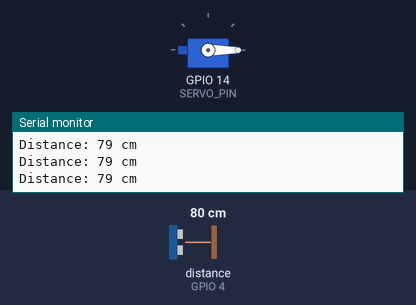
A sketch run on a simulated ESP8266 (NodeMCU). On the bench: servo, the last lines printed to the serial monitor. Wiring (inferred from the names in the program): ultrasonic range finder: trigger GPIO 5; echo GPIO 4. Inputs (shaded band) come from the test bench; at power-on: distance to the obstacle (sensor on GPIO 4) 80 cm. The echo pulse lasts 58.3 µs per cm; WiFi joins after 1.5 s; servers stay silent unless stated.

Above: at 3.0 s.
3.1 s: distance to the obstacle (sensor on GPIO 4) set to 17 cm
4.6 s: distance to the obstacle (sensor on GPIO 4) set to 14 cm
At 5.1 s:
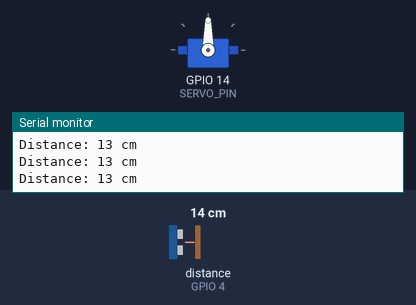
6.1 s: distance to the obstacle (sensor on GPIO 4) set to 18 cm
At 8.8 s:
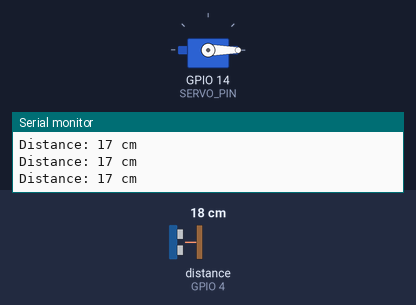
9.1 s: distance to the obstacle (sensor on GPIO 4) set to 2 cm
At 10.0 s:
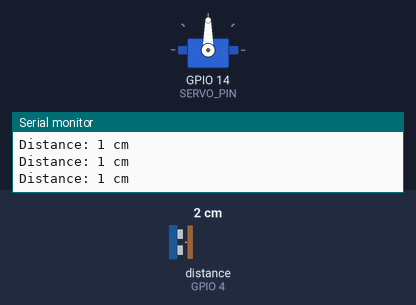
Timing chart, 0 to 11.6 s (numbered marks = the images above; inputs shaded):
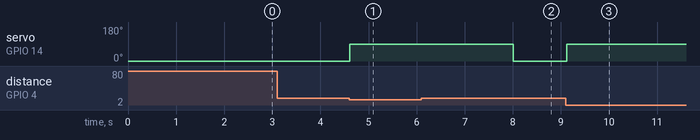

Measured:
- the behaviour switches between 16 and 15 cm on distance to the obstacle (sensor on GPIO 4) (found by bisection; images 0 and 1)
- after the input at 4.6 s, servo on GPIO 14 (SERVO_PIN): 0° → 90° at once
- after the input at 6.1 s, servo on GPIO 14 (SERVO_PIN): 90° → 0° after 1.9 s
- after the input at 9.1 s, servo on GPIO 14 (SERVO_PIN): 0° → 90° at once

The sketch:

sketch_nov1a.ino
```cpp
#define BLYNK_TEMPLATE_ID "TMPL6EbX11fkb"
#define BLYNK_TEMPLATE_NAME "thungractm"
#define BLYNK_AUTH_TOKEN "SPjSUuyqRAa-Ysmc0C7DbPkqihlLvtuQ"

#include <BlynkSimpleEsp8266.h>
#include <Servo.h>

// Thông tin WiFi và Blynk
char auth[] = "SPjSUuyqRAa-Ysmc0C7DbPkqihlLvtuQ"; // Mã Auth từ Blynk
char ssid[] = "GwaHwang";  // Tên WiFi
char pass[] = "12345678";  // Mật khẩu WiFi

// Định nghĩa các chân kết nối
#define TRIG_PIN 5    // GPIO 5 (D1)
#define ECHO_PIN 4    // GPIO 4 (D2)
#define SERVO_PIN 14  // GPIO 14 (D5)

// Khởi tạo đối tượng Servo
Servo servoMotor;

long duration, distance;
unsigned long previousMillis = 0;
unsigned long autoMillis = 0;
unsigned char autoTrigger = 0;

// **Điều khiển nút V1**
BLYNK_WRITE(V1) {
  int buttonState = param.asInt(); // Đọc trạng thái nút từ Blynk
  if (buttonState == 1) {
    servoMotor.write(90); // Mở nắp (90 độ)
    Blynk.virtualWrite(V2, 255); // Bật LED trên Blynk
    Blynk.virtualWrite(V3, "Lid Opened"); // Cập nhật trạng thái
  } else {
    servoMotor.write(0); // Đóng nắp (0 độ)
    Blynk.virtualWrite(V2, 0); // Tắt LED trên Blynk
    Blynk.virtualWrite(V3, "Lid Closed"); // Cập nhật trạng thái
  }
}

void setup() {
  Serial.begin(115200);           // Khởi tạo giao tiếp Serial để debug
  Blynk.begin(auth, ssid, pass);  // Khởi động kết nối Blynk

  pinMode(TRIG_PIN, OUTPUT);      // Đặt chân Trig là OUTPUT
  pinMode(ECHO_PIN, INPUT);       // Đặt chân Echo là INPUT
  servoMotor.attach(SERVO_PIN);   // Gắn servo vào chân GPIO 14 (D5)
  servoMotor.write(0);            // Vị trí ban đầu của servo là đóng (0 độ)
}

void loop() {
  Blynk.run();  // Đảm bảo Blynk hoạt động

  // Đọc khoảng cách từ cảm biến siêu âm mỗi 100ms
  if (millis() - previousMillis >= 100) {
    previousMillis = millis();

    // Kích hoạt cảm biến siêu âm
    digitalWrite(TRIG_PIN, LOW);
    delayMicroseconds(2);
    digitalWrite(TRIG_PIN, HIGH);
    delayMicroseconds(10);
    digitalWrite(TRIG_PIN, LOW);

    // Đọc chân Echo và tính toán khoảng cách
    duration = pulseIn(ECHO_PIN, HIGH);
    distance = duration * 0.034 / 2;  // Tính khoảng cách (cm)

    if (duration == 0) {
      Serial.println("No echo detected! Check connections and power.");
      distance = 0;
    }

    Serial.print("Distance: ");
    Serial.print(distance);
    Serial.println(" cm");

    // Gửi giá trị khoảng cách tới Blynk (Virtual Pin V0)
    Blynk.virtualWrite(V0, distance);

    // Tự động mở nắp khi khoảng cách < 15 cm
    if (distance < 15) {
      autoTrigger = 1;
      autoMillis = millis();
      servoMotor.write(90);  // Mở nắp (90 độ)
      Blynk.virtualWrite(V2, 255); // Bật LED trên Blynk
      Blynk.virtualWrite(V3, "Lid Opened");
    }
  }

  // Tự động đóng nắp sau 2 giây nếu đã mở
  if (millis() - autoMillis >= 2000 && autoTrigger == 1) {
    autoTrigger = 0;
    servoMotor.write(0);  // Đóng nắp (0 độ)
    Blynk.virtualWrite(V2, 0); // Tắt LED trên Blynk
    Blynk.virtualWrite(V3, "Lid Closed");
  }
}
```
